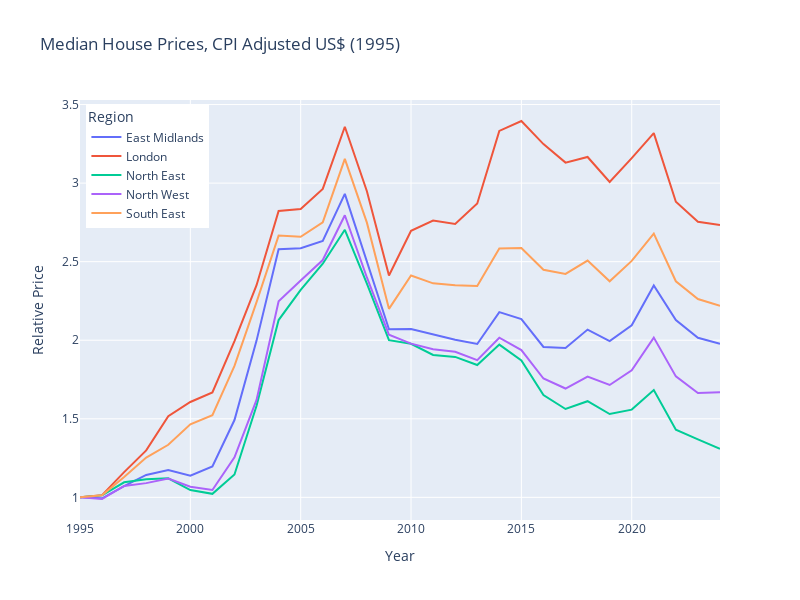

The notebook cell saved with this chart:
### Code cell
# Post-GFC, Real US$

import plotly.express as px

df_screened = (
    df[df['region']
       .isin(['London','South East', 'East Midlands','North West','North East'])]
       .groupby(['Year','region'])['0.50'].sum().unstack()
)

us_cpi = (
    fred.Fred_Pull('CPIAUCSL',
                   '899901ba06f09b9961a73113b1834a15').index(1995)
                   .resample('YE').mean()
                   .assign(year=lambda df: df.index.year).set_index('year')
)

gbpusd_fx = (
    fred.Fred_Pull('DEXUSUK',
                   '899901ba06f09b9961a73113b1834a15').extract(1995)
                   .resample('YE').mean()
                   .assign(year=lambda df: df.index.year).set_index('year')
)

usdreal = (gbpusd_fx.loc[1995:]
           .join(us_cpi)
           .assign(real=lambda df:df['DEXUSUK']*df['CPIAUCSL'])
)


fig = px.line(df_screened.mul(usdreal.real,axis=0).apply(lambda x: x/x.iloc[0]),
              labels={
                  'index':'Year',
                  'value':'Relative Price'
              },
              width=800, height=600,
              title='Median House Prices, CPI Adjusted US$ (1995)')

fig.update_layout(legend=dict(
    title='Region',
    yanchor="top",
    y=0.99,
    xanchor="left",
    x=0.01
))

fig.show()

### Figure 1 — Plotly figure (JSON) as saved in the notebook; plotly's stock layout.template omitted (floating-point values rounded to 4 significant figures)
{"data": [{"hovertemplate": "region=East Midlands<br>Year=%{x}<br>Relative Price=%{y}<extra></extra>", "legendgroup": "East Midlands", "line": {"color": "#636efa", "dash": "solid"}, "marker": {"symbol": "circle"}, "mode": "lines", "name": "East Midlands", "orientation": "v", "showlegend": true, "type": "scatter", "x": [1995, 1996, 1997, 1998, 1999, 2000, 2001, 2002, 2003, 2004, 2005, 2006, 2007, 2008, 2009, 2010, 2011, 2012, 2013, 2014, 2015, 2016, 2017, 2018, 2019, 2020, 2021, 2022, 2023, 2024], "xaxis": "x", "y": [1, 0.9937, 1.072, 1.143, 1.174, 1.138, 1.196, 1.492, 1.998, 2.579, 2.585, 2.632, 2.932, 2.495, 2.069, 2.071, 2.038, 2.003, 1.976, 2.179, 2.134, 1.957, 1.951, 2.068, 1.995, 2.095, 2.349, 2.129, 2.016, 1.978], "yaxis": "y"}, {"hovertemplate": "region=London<br>Year=%{x}<br>Relative Price=%{y}<extra></extra>", "legendgroup": "London", "line": {"color": "#EF553B", "dash": "solid"}, "marker": {"symbol": "circle"}, "mode": "lines", "name": "London", "orientation": "v", "showlegend": true, "type": "scatter", "x": [1995, 1996, 1997, 1998, 1999, 2000, 2001, 2002, 2003, 2004, 2005, 2006, 2007, 2008, 2009, 2010, 2011, 2012, 2013, 2014, 2015, 2016, 2017, 2018, 2019, 2020, 2021, 2022, 2023, 2024], "xaxis": "x", "y": [1, 1.014, 1.161, 1.299, 1.516, 1.607, 1.668, 1.994, 2.35, 2.823, 2.836, 2.963, 3.359, 2.948, 2.412, 2.697, 2.762, 2.741, 2.87, 3.333, 3.395, 3.248, 3.131, 3.166, 3.007, 3.159, 3.318, 2.882, 2.754, 2.734], "yaxis": "y"}, {"hovertemplate": "region=North East<br>Year=%{x}<br>Relative Price=%{y}<extra></extra>", "legendgroup": "North East", "line": {"color": "#00cc96", "dash": "solid"}, "marker": {"symbol": "circle"}, "mode": "lines", "name": "North East", "orientation": "v", "showlegend": true, "type": "scatter", "x": [1995, 1996, 1997, 1998, 1999, 2000, 2001, 2002, 2003, 2004, 2005, 2006, 2007, 2008, 2009, 2010, 2011, 2012, 2013, 2014, 2015, 2016, 2017, 2018, 2019, 2020, 2021, 2022, 2023, 2024], "xaxis": "x", "y": [1, 1.012, 1.096, 1.115, 1.121, 1.046, 1.022, 1.145, 1.583, 2.128, 2.321, 2.487, 2.703, 2.36, 2.001, 1.977, 1.907, 1.894, 1.842, 1.972, 1.872, 1.651, 1.562, 1.612, 1.53, 1.558, 1.683, 1.431, 1.369, 1.309], "yaxis": "y"}, {"hovertemplate": "region=North West<br>Year=%{x}<br>Relative Price=%{y}<extra></extra>", "legendgroup": "North West", "line": {"color": "#ab63fa", "dash": "solid"}, "marker": {"symbol": "circle"}, "mode": "lines", "name": "North West", "orientation": "v", "showlegend": true, "type": "scatter", "x": [1995, 1996, 1997, 1998, 1999, 2000, 2001, 2002, 2003, 2004, 2005, 2006, 2007, 2008, 2009, 2010, 2011, 2012, 2013, 2014, 2015, 2016, 2017, 2018, 2019, 2020, 2021, 2022, 2023, 2024], "xaxis": "x", "y": [1, 0.9895, 1.073, 1.091, 1.119, 1.067, 1.047, 1.255, 1.62, 2.248, 2.38, 2.51, 2.796, 2.4, 2.035, 1.978, 1.943, 1.926, 1.874, 2.016, 1.937, 1.756, 1.693, 1.769, 1.715, 1.809, 2.017, 1.77, 1.664, 1.669], "yaxis": "y"}, {"hovertemplate": "region=South East<br>Year=%{x}<br>Relative Price=%{y}<extra></extra>", "legendgroup": "South East", "line": {"color": "#FFA15A", "dash": "solid"}, "marker": {"symbol": "circle"}, "mode": "lines", "name": "South East", "orientation": "v", "showlegend": true, "type": "scatter", "x": [1995, 1996, 1997, 1998, 1999, 2000, 2001, 2002, 2003, 2004, 2005, 2006, 2007, 2008, 2009, 2010, 2011, 2012, 2013, 2014, 2015, 2016, 2017, 2018, 2019, 2020, 2021, 2022, 2023, 2024], "xaxis": "x", "y": [1, 1.013, 1.129, 1.253, 1.335, 1.465, 1.522, 1.836, 2.243, 2.666, 2.658, 2.75, 3.154, 2.748, 2.2, 2.412, 2.362, 2.349, 2.345, 2.584, 2.587, 2.449, 2.422, 2.507, 2.375, 2.505, 2.679, 2.375, 2.262, 2.219], "yaxis": "y"}], "layout": {"height": 600, "legend": {"title": {"text": "Region"}, "tracegroupgap": 0, "x": 0.01, "xanchor": "left", "y": 0.99, "yanchor": "top"}, "title": {"text": "Median House Prices, CPI Adjusted US$ (1995)"}, "width": 800, "xaxis": {"anchor": "y", "domain": [0, 1], "title": {"text": "Year"}}, "yaxis": {"anchor": "x", "domain": [0, 1], "title": {"text": "Relative Price"}}}}
